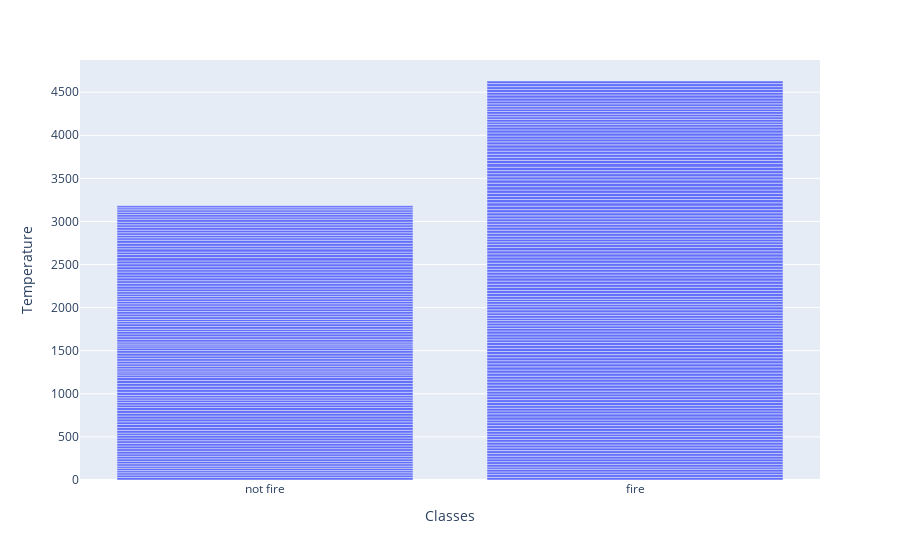

Notebook code cell kept with this figure:
### Code cell
px.bar(data_frame=df,x="Classes",y="Temperature")

### Figure 1 — Plotly figure (JSON) as saved in the notebook; plotly's stock layout.template omitted (floating-point values rounded to 4 significant figures; data arrays with more than 128 entries replaced by an {"elided": "..."} marker saying what was removed)
{"data": [{"alignmentgroup": "True", "hovertemplate": "Classes=%{x}<br>Temperature=%{y}<extra></extra>", "legendgroup": "", "marker": {"color": "#636efa", "pattern": {"shape": ""}}, "name": "", "offsetgroup": "", "orientation": "v", "showlegend": false, "textposition": "auto", "type": "bar", "x": {"elided": "243 str values"}, "xaxis": "x", "y": {"elided": "243 int values"}, "yaxis": "y"}], "layout": {"autosize": true, "barmode": "relative", "legend": {"tracegroupgap": 0}, "margin": {"t": 60}, "xaxis": {"anchor": "y", "autorange": true, "domain": [0, 1], "range": [-0.5, 1.5], "title": {"text": "Classes"}, "type": "category"}, "yaxis": {"anchor": "x", "autorange": true, "domain": [0, 1], "range": [0, 4874.0], "title": {"text": "Temperature"}, "type": "linear"}}}
